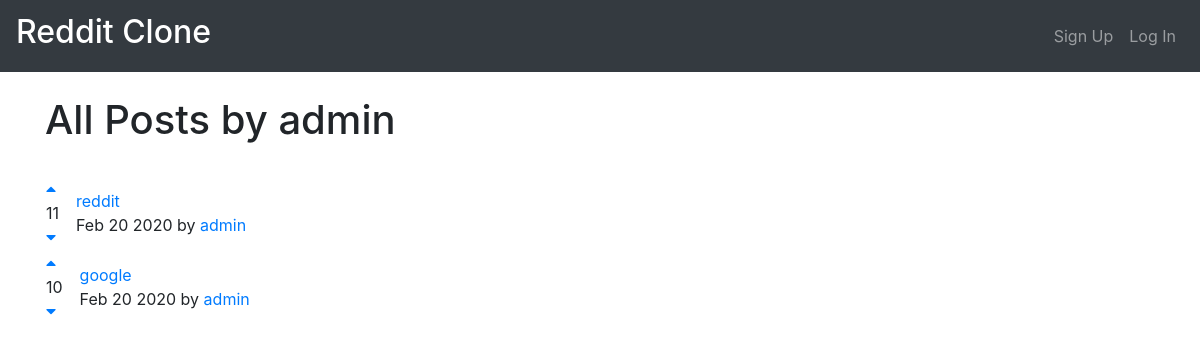
The page /posts/user/1 on the database as committed earlier.
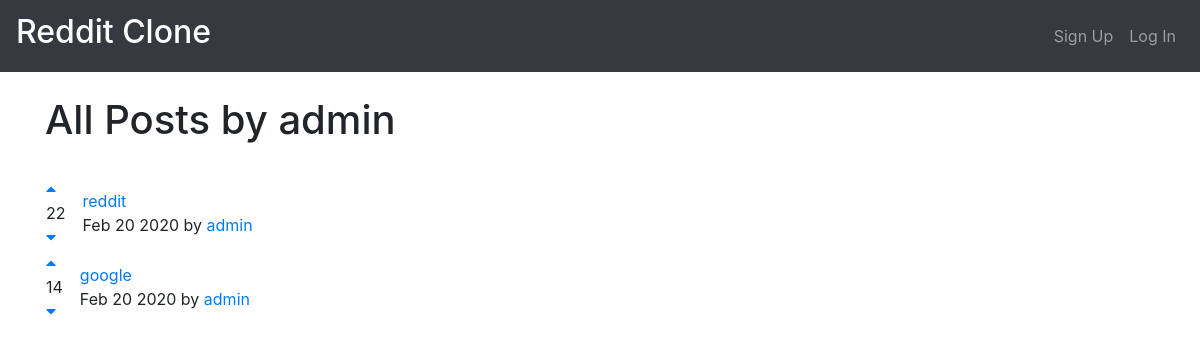
The same page on the database as committed later.
### posts/models.py (models this page shows)
class Post(models.Model):
    title = models.CharField(max_length=200)
    url = models.TextField()
    pub_date = models.DateTimeField()
    author = models.ForeignKey(User, on_delete=models.CASCADE,)
    votes_total = models.IntegerField(default=1)
    def pub_date_pretty(self):
        return self.pub_date.strftime('%b %e %Y')

### posts/views.py (the view)
# urls.py: path('user/<int:fk>', views.userposts, name="userposts"),
def userposts(request, fk):
    posts = Post.objects.filter(author__id=fk).order_by('-votes_total')
    author = User.objects.get(pk=fk)
    return render(request, 'posts/userposts.html', {'posts': posts, 'author': author})

### posts/templates/posts/userposts.html (shortened to what this page needs)
{% extends 'base.html' %}
{% block content %}
	<br>
	<h1>All Posts by {{ author.username }}</h1>
	<br>
	{% for post in posts.all %}
		<table>
			<tr>
				<td class="pr-3"> <a href="#" onclick="document.getElementById('upvote{{ post.id }}').submit() "> <i class="fas fa-caret-up"></i></a><br> {{ post.votes_total }} <br><a href="#" onclick="document.getElementById('downvote{{ post.id }}').submit() "> <i class="fas fa-caret-down"></i></a></td>
				<td><a target="_blank" href="{{post.url}}">{{post.title}}</a>
				<br> {{post.pub_date_pretty}} by <a href="{% url 'posts:userposts' post.author.id %}"> {{post.author}} </a>
			<br> </td>
		</tr>
	</table>
{% endfor %}
{% endblock %}

Rows that differ between the two databases and show on the page:
changed Post "reddit": votes_total "11" → "22"
changed Post "google": votes_total "10" → "14"
